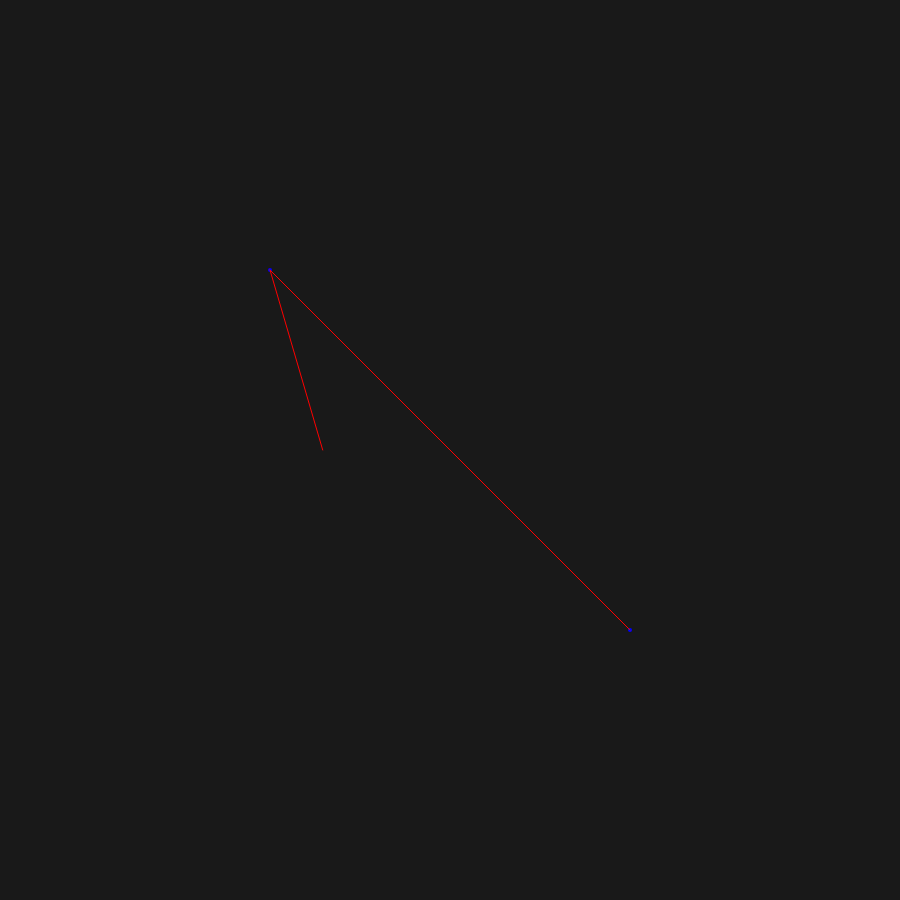
Frame 1 (no input)
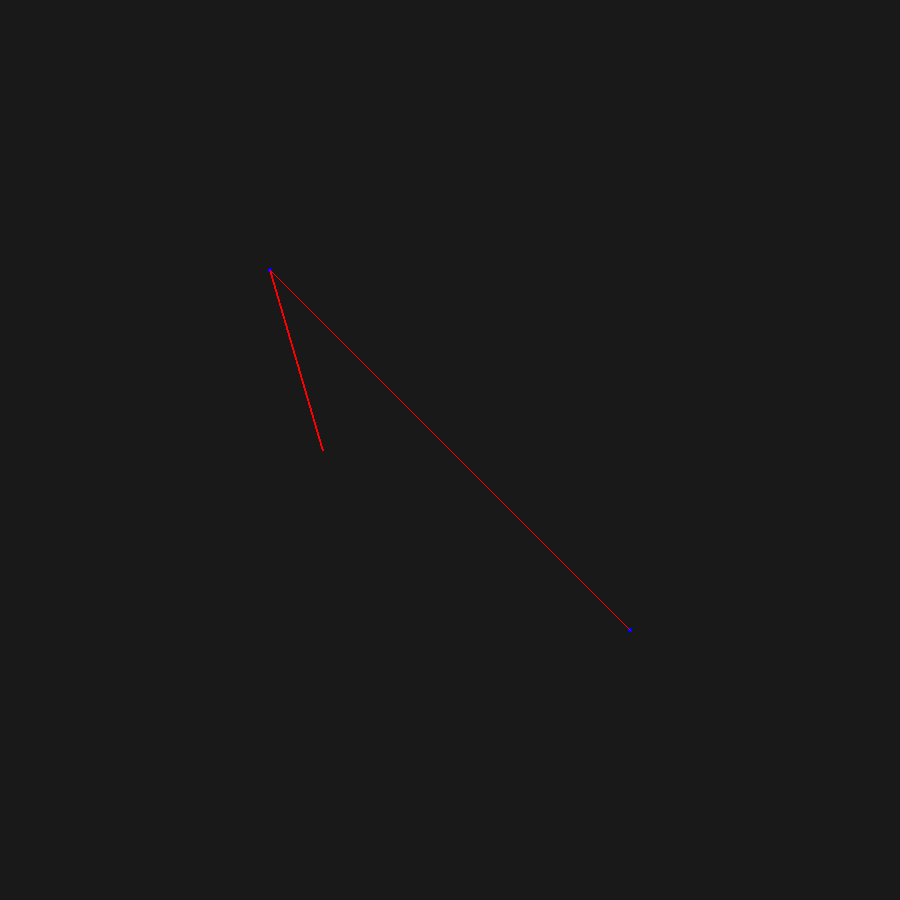
Frame 60 (no input)
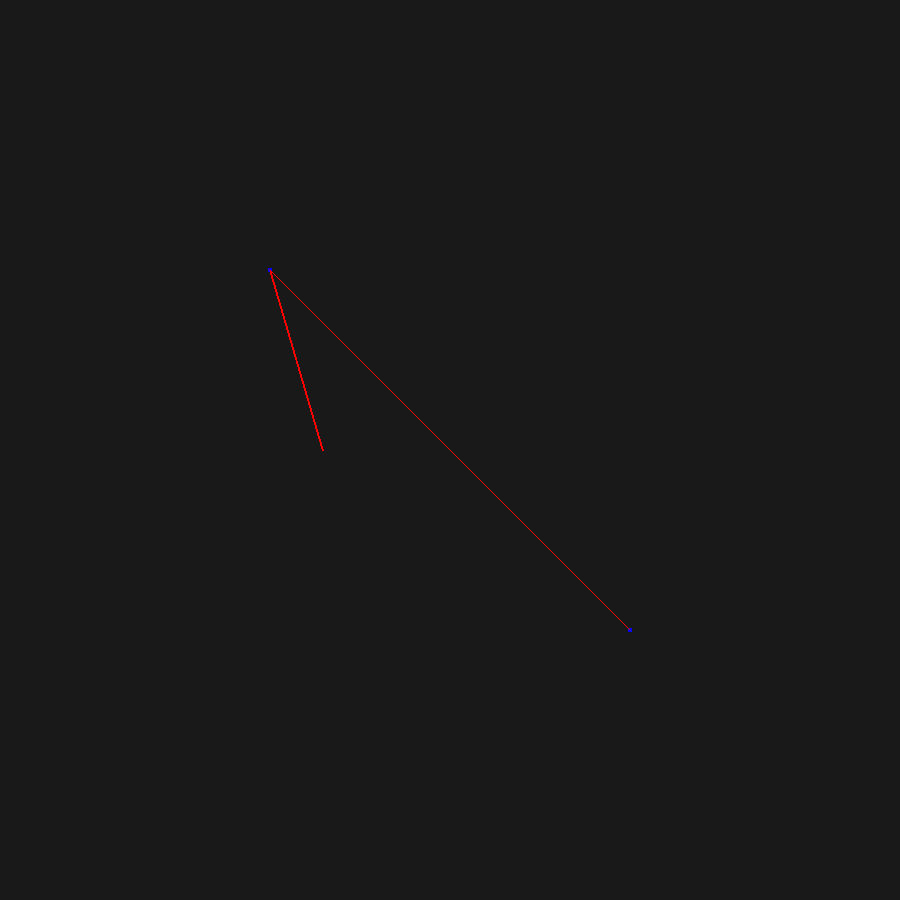
Frame 120 (the mouse pressed at the canvas centre since frame 60)

The p5.js sketch that drew these frames (run headless with seeded random() and noise() and a simulated clock; from frame 60 on, the mouse is pressed at the canvas centre):

// p5.js sketch
// ── sketch.js
let width = 0;
let height = 0;

let minusX = -5;
let posX = 5;
let minusY = -5;
let posY = 5;

function setup() {
  // max canvas size
  width = 900;
  height = 900;
  createCanvas(width, height);
  background(25);

  fillColor = color(255, 204, 0);
  strokeColor = color(25, 157, 255,150);
  stroke(fillColor);
  strokeWeight(5);

}

function draw() {
  let startingPoint = new Point(-2,-2);
  let endingPoint = new Point(2,2);
  startingPoint.draw();
  endingPoint.draw();

  let myLine = new Line(-2,-2,2,2);
  myLine.draw();
}

class Point{
  constructor(x,y){
    this.x = x;
    this.y = y;
    let realX;
    let realY;
    this.calculateRealCord();
  }
  calculateRealCord(){
    let deltaX = posX - minusX;
    let deltaY = posY - minusY;
    this.realX = (( width / deltaX )*this.x + width/2);
    this.realY = (( height / deltaY )*this.y + height/2);
  }
  draw(){
    stroke("blue");
    strokeWeight(4);
    point(this.realX, this.realY);
  }
}

class Line{
  constructor(xs,ys,xe,ye){
    this.startingPoint = new Point(xs,ys);
    this.endingPoint = new Point(xe,ye);
  }
  draw(){
    this.startingPoint.calculateRealCord();
    this.endingPoint.calculateRealCord();
    stroke("red");
    strokeWeight("1");
    line(this.startingPoint.realX,this.startingPoint.realY,this.endingPoint.realX,this.endingPoint.realY);
    this.extention();
  }

  extention(){

    let tempX = cos(Math.PI/2)*this.endingPoint.x - sin(Math.PI/2)*this.endingPoint.y +this.startingPoint.x;
    let tempY = sin(Math.PI/2)*this.endingPoint.x + cos(Math.PI/2)*this.endingPoint.y + this.startingPoint.y;
    let norm = Math.sqrt((this.startingPoint.x - tempX)**2 + (this.startingPoint.y -tempY)**2);
    tempX /= norm;
    tempY /= norm;
    let tempPoint = new Point(tempX,tempY);
    line(tempPoint.realX,tempPoint.realY,this.startingPoint.realX,this.startingPoint.realY);
  }
}



function caldist(a, b) {
  // pythagore goes brrr
  return Math.sqrt((b.x - a.x) ** 2 + (b.y - a.y) ** 2);;
}
